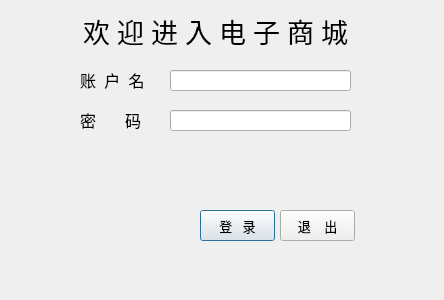
<?xml version="1.0" encoding="UTF-8"?>
<ui version="4.0">
 <class>LoginDialog</class>
 <widget class="QDialog" name="LoginDialog">
  <property name="geometry">
   <rect>
    <x>0</x>
    <y>0</y>
    <width>444</width>
    <height>300</height>
   </rect>
  </property>
  <property name="windowTitle">
   <string>Dialog</string>
  </property>
  <widget class="QLabel" name="label_3">
   <property name="geometry">
    <rect>
     <x>70</x>
     <y>10</y>
     <width>291</width>
     <height>41</height>
    </rect>
   </property>
   <property name="font">
    <font>
     <family>微软雅黑</family>
     <pointsize>20</pointsize>
    </font>
   </property>
   <property name="text">
    <string>欢 迎 进 入 电 子 商 城</string>
   </property>
   <property name="alignment">
    <set>Qt::AlignCenter</set>
   </property>
  </widget>
  <widget class="QLabel" name="label">
   <property name="geometry">
    <rect>
     <x>80</x>
     <y>70</y>
     <width>80</width>
     <height>20</height>
    </rect>
   </property>
   <property name="font">
    <font>
     <family>微软雅黑</family>
     <pointsize>12</pointsize>
    </font>
   </property>
   <property name="text">
    <string>账  户  名</string>
   </property>
  </widget>
  <widget class="QLineEdit" name="adminLineEdit">
   <property name="geometry">
    <rect>
     <x>170</x>
     <y>70</y>
     <width>181</width>
     <height>21</height>
    </rect>
   </property>
  </widget>
  <widget class="QLabel" name="label_2">
   <property name="geometry">
    <rect>
     <x>80</x>
     <y>110</y>
     <width>80</width>
     <height>20</height>
    </rect>
   </property>
   <property name="font">
    <font>
     <family>微软雅黑</family>
     <pointsize>12</pointsize>
    </font>
   </property>
   <property name="text">
    <string>密       码</string>
   </property>
  </widget>
  <widget class="QPushButton" name="loginPushButton">
   <property name="geometry">
    <rect>
     <x>200</x>
     <y>210</y>
     <width>75</width>
     <height>31</height>
    </rect>
   </property>
   <property name="font">
    <font>
     <family>微软雅黑</family>
     <pointsize>10</pointsize>
    </font>
   </property>
   <property name="text">
    <string>登   录</string>
   </property>
  </widget>
  <widget class="QPushButton" name="exitPushButton">
   <property name="geometry">
    <rect>
     <x>280</x>
     <y>210</y>
     <width>75</width>
     <height>31</height>
    </rect>
   </property>
   <property name="font">
    <font>
     <family>微软雅黑</family>
     <pointsize>10</pointsize>
    </font>
   </property>
   <property name="text">
    <string>退    出</string>
   </property>
  </widget>
  <widget class="QLineEdit" name="pwdLineEdit">
   <property name="geometry">
    <rect>
     <x>170</x>
     <y>110</y>
     <width>181</width>
     <height>21</height>
    </rect>
   </property>
  </widget>
 </widget>
 <resources/>
 <connections/>
</ui>
